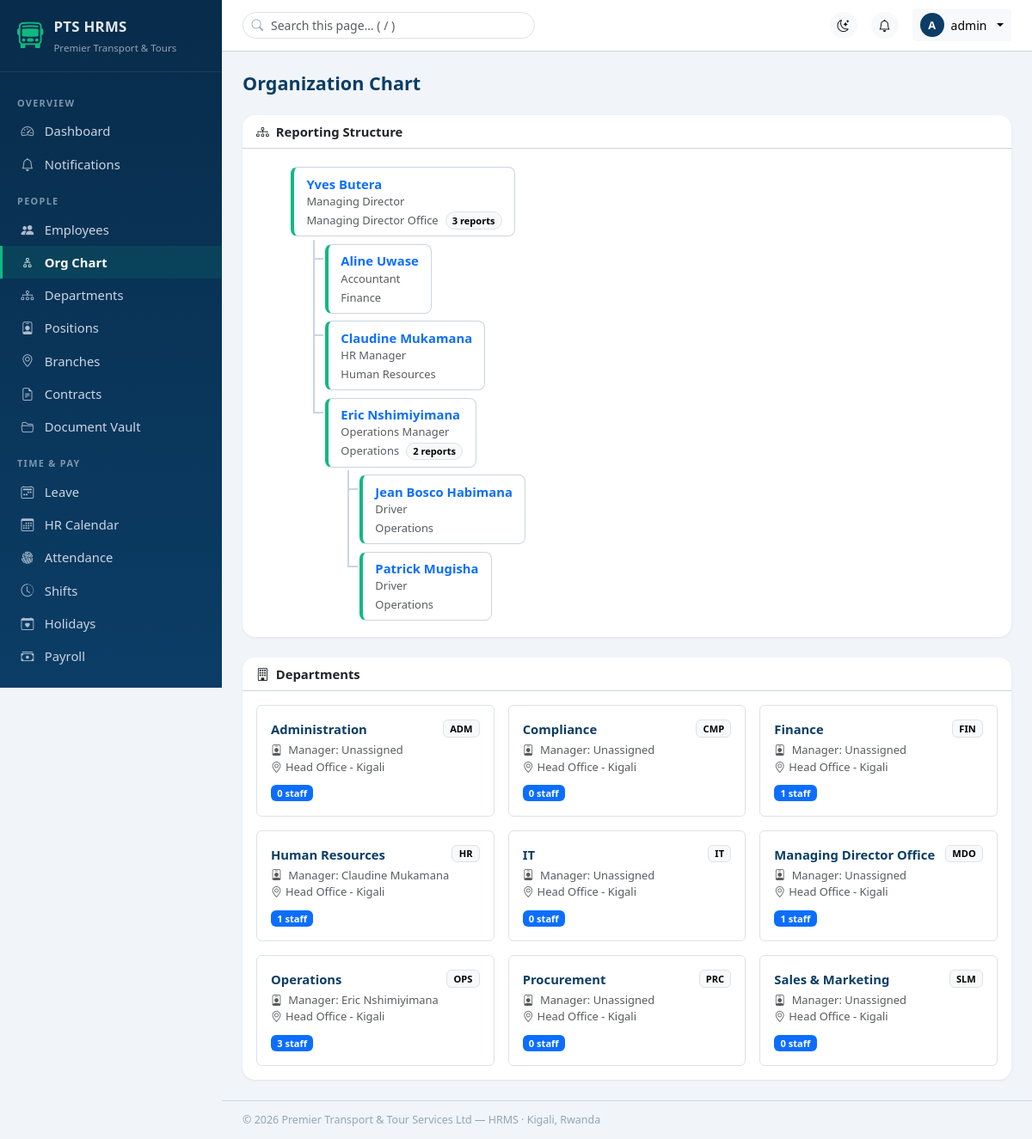
The page /org-chart (signed in) on the database its author committed.
### tables this page shows
CREATE TABLE users (
  id                 INT UNSIGNED AUTO_INCREMENT PRIMARY KEY,
  employee_id        INT UNSIGNED NULL,             
  role_id            INT UNSIGNED NOT NULL,
  username           VARCHAR(60)  NOT NULL UNIQUE,
  email              VARCHAR(150) NOT NULL UNIQUE,
  password_hash      VARCHAR(255) NOT NULL,
  api_key            CHAR(64)     NULL UNIQUE,      
  two_factor_enabled TINYINT(1)   NOT NULL DEFAULT 0,
  two_factor_code    VARCHAR(255) NULL,             
  two_factor_expires DATETIME     NULL,
  password_changed_at DATETIME    NULL,             
  failed_attempts    TINYINT UNSIGNED NOT NULL DEFAULT 0,
  locked_until       DATETIME     NULL,
  last_login_at      DATETIME     NULL,
  last_login_ip      VARCHAR(45)  NULL,
  is_active          TINYINT(1)   NOT NULL DEFAULT 1,
  created_at         DATETIME NOT NULL DEFAULT CURRENT_TIMESTAMP,
  updated_at         DATETIME NOT NULL DEFAULT CURRENT_TIMESTAMP ON UPDATE CURRENT_TIMESTAMP,
  CONSTRAINT fk_users_role FOREIGN KEY (role_id) REFERENCES roles(id)
);

CREATE TABLE employees (
  id                 INT UNSIGNED AUTO_INCREMENT PRIMARY KEY,
  employee_no        VARCHAR(20)  NOT NULL UNIQUE,         
  photo_path         VARCHAR(255) NULL,
  first_name         VARCHAR(80)  NOT NULL,
  last_name          VARCHAR(80)  NOT NULL,
  national_id        VARCHAR(30)  NULL UNIQUE,
  passport_no        VARCHAR(30)  NULL,
  gender             ENUM('male','female') NOT NULL,
  date_of_birth      DATE NULL,
  marital_status     ENUM('single','married','divorced','widowed') NULL,
  nationality        VARCHAR(60)  NOT NULL DEFAULT 'Rwandan',
  blood_group        ENUM('A+','A-','B+','B-','AB+','AB-','O+','O-') NULL,
  phone              VARCHAR(30)  NULL,
  email              VARCHAR(150) NULL UNIQUE,
  emergency_name     VARCHAR(120) NULL,
  emergency_phone    VARCHAR(30)  NULL,
  emergency_relation VARCHAR(60)  NULL,
  address            VARCHAR(255) NULL,
  department_id      INT UNSIGNED NULL,
  position_id        INT UNSIGNED NULL,
  branch_id          INT UNSIGNED NULL,
  manager_id         INT UNSIGNED NULL,                    
  employment_type    ENUM('permanent','contract','casual','intern','consultant') NOT NULL DEFAULT 'permanent',
  date_hired         DATE NOT NULL,
  probation_end      DATE NULL,
  confirmation_date  DATE NULL,
  status             ENUM('active','suspended','terminated','retired','resigned') NOT NULL DEFAULT 'active',
  status_date        DATE NULL,
  basic_salary       DECIMAL(14,2) NOT NULL DEFAULT 0,
  bank_name          VARCHAR(100) NULL,
  bank_account       VARCHAR(50)  NULL,
  tin_number         VARCHAR(30)  NULL,
  rssb_number        VARCHAR(30)  NULL,
  medical_insurer    VARCHAR(100) NULL,
  medical_policy_no  VARCHAR(50)  NULL,
  medical_expiry     DATE NULL,
  is_driver          TINYINT(1) NOT NULL DEFAULT 0,
  created_by         INT UNSIGNED NULL,
  created_at         DATETIME NOT NULL DEFAULT CURRENT_TIMESTAMP,
  updated_at         DATETIME NOT NULL DEFAULT CURRENT_TIMESTAMP ON UPDATE CURRENT_TIMESTAMP,
  CONSTRAINT fk_emp_dept    FOREIGN KEY (department_id) REFERENCES departments(id) ON DELETE SET NULL,
  CONSTRAINT fk_emp_pos     FOREIGN KEY (position_id)   REFERENCES positions(id)   ON DELETE SET NULL,
  CONSTRAINT fk_emp_branch  FOREIGN KEY (branch_id)     REFERENCES branches(id)    ON DELETE SET NULL,
  CONSTRAINT fk_emp_manager FOREIGN KEY (manager_id)    REFERENCES employees(id)   ON DELETE SET NULL,
  INDEX idx_emp_status (status),
  INDEX idx_emp_dept (department_id),
  INDEX idx_emp_name (last_name, first_name),
  INDEX idx_emp_dob (date_of_birth)
);

CREATE TABLE positions (
  id            INT UNSIGNED AUTO_INCREMENT PRIMARY KEY,
  department_id INT UNSIGNED NOT NULL,
  title         VARCHAR(120) NOT NULL,
  reports_to    INT UNSIGNED NULL,                 
  salary_min    DECIMAL(14,2) NULL,
  salary_max    DECIMAL(14,2) NULL,
  description   TEXT NULL,
  is_active     TINYINT(1) NOT NULL DEFAULT 1,
  created_at    DATETIME NOT NULL DEFAULT CURRENT_TIMESTAMP,
  CONSTRAINT fk_pos_dept FOREIGN KEY (department_id) REFERENCES departments(id),
  CONSTRAINT fk_pos_parent FOREIGN KEY (reports_to) REFERENCES positions(id) ON DELETE SET NULL,
  INDEX idx_pos_dept (department_id)
);

CREATE TABLE departments (
  id          INT UNSIGNED AUTO_INCREMENT PRIMARY KEY,
  branch_id   INT UNSIGNED NULL,
  name        VARCHAR(100) NOT NULL UNIQUE,        
  code        VARCHAR(20)  NOT NULL UNIQUE,
  manager_id  INT UNSIGNED NULL,                   
  parent_id   INT UNSIGNED NULL,                   
  description VARCHAR(255) NULL,
  is_active   TINYINT(1) NOT NULL DEFAULT 1,
  created_at  DATETIME NOT NULL DEFAULT CURRENT_TIMESTAMP,
  CONSTRAINT fk_dept_branch FOREIGN KEY (branch_id) REFERENCES branches(id) ON DELETE SET NULL,
  CONSTRAINT fk_dept_parent FOREIGN KEY (parent_id) REFERENCES departments(id) ON DELETE SET NULL
);

CREATE TABLE branches (
  id         INT UNSIGNED AUTO_INCREMENT PRIMARY KEY,
  name       VARCHAR(100) NOT NULL,
  location   VARCHAR(150) NULL,
  phone      VARCHAR(30)  NULL,
  is_active  TINYINT(1) NOT NULL DEFAULT 1,
  created_at DATETIME NOT NULL DEFAULT CURRENT_TIMESTAMP
);

### app/Core/View.php (called while the page is built, shortened)
<?php
class View
{
    public static function render(string $view, array $data = [], bool $bare = false): void
    {
        extract($data, EXTR_SKIP);
        $viewFile = APP_PATH . '/Views/' . $view . '.php';
        require $viewFile;
        $content = ob_get_clean();
        require APP_PATH . '/Views/layouts/main.php';
    }
}

### app/Core/Controller.php (called while the page is built, shortened)
<?php
abstract class Controller
{
    protected function view(string $view, array $data = []): void
    {
        View::render($view, $data);
    }
}

### app/Controllers/OrgChartController.php (called while the page is built, shortened)
<?php
class OrgChartController extends Controller
{
    public function index(): void
    {
        $departments = Database::fetchAll(
            "SELECT d.*, b.name AS branch,
                    CONCAT(m.first_name,' ',m.last_name) AS manager_name,
                    (SELECT COUNT(*) FROM employees e
                      WHERE e.department_id = d.id AND e.status = 'active') AS headcount
             FROM departments d
             LEFT JOIN branches b ON b.id = d.branch_id
             LEFT JOIN employees m ON m.id = d.manager_id
             WHERE d.is_active = 1
             ORDER BY d.name"
        );
        $employees = Database::fetchAll(
            "SELECT e.id, e.manager_id, CONCAT(e.first_name,' ',e.last_name) AS name,
                    e.employee_no, e.photo_path, p.title AS position, d.name AS department
             FROM employees e
             LEFT JOIN positions p ON p.id = e.position_id
             LEFT JOIN departments d ON d.id = e.department_id
             WHERE e.status = 'active'
             ORDER BY e.first_name"
        );
        $children = [];
        foreach ($employees as $emp) {
            $children[(int) ($emp['manager_id'] ?? 0)][] = $emp;
        }
        $this->view('orgchart/index', [
            'departments' => $departments,
            'children' => $children,
        ]);
    }
}

### app/Core/App.php (called while the page is built, shortened)
<?php
class App
{
    public function run(): void
    {
        $path = parse_url($_SERVER['REQUEST_URI'] ?? '/', PHP_URL_PATH) ?: '/';
        $segments = array_values(array_filter(explode('/', trim($path, '/'))));
        $module = $segments[0] ?? 'dashboard';
        $isPost = ($_SERVER['REQUEST_METHOD'] ?? 'GET') === 'POST';
        [$id, $action] = $this->parseTail(array_slice($segments, 1));
        $controller = $this->resolveController($module);
        $method = $this->resolveMethod($isPost, $id, $action);
        $id !== null ? $controller->$method($id) : $controller->$method();
    }
    private function parseTail(array $tail): array
    {
        $id = null;
        $action = null;
        return [$id, $action];
    }
    private function resolveMethod(bool $isPost, ?int $id, ?string $action): string
    {
        return $id !== null ? 'show' : 'index';
    }
    private function resolveController(string $module): ?object
    {
        $studly = str_replace(' ', '', ucwords(str_replace('-', ' ', $module)));
        $singular = preg_replace('/ies$/', 'y', $studly);
        $singular = preg_replace('/s$/', '', $singular);
        foreach ([$studly, $singular] as $name) {
            $class = "App\\Controllers\\{$name}Controller";
            if (class_exists($class)) {
                return new $class();
            }
        }
        return null;
    }
}

### public/index.php (called while the page is built, shortened)
<?php
require APP_PATH . '/Core/Helpers.php';
$config = require APP_PATH . '/Config/config.php';
date_default_timezone_set($config['app']['timezone']);
(new App($config))->run();

### app/Core/Database.php (called while the page is built, shortened)
<?php
class Database
{
    private static ?PDO $pdo = null;
    private static array $config = [];
    public static function configure(array $config): void
    {
        self::$config = $config;
    }
    public static function pdo(): PDO
    {
        if (self::$pdo === null) {
            $c = self::$config;
            $dsn = sprintf(
                'mysql:host=%s;port=%s;dbname=%s;charset=%s',
                $c['host'], $c['port'], $c['database'], $c['charset']
            );
            self::$pdo = new PDO($dsn, $c['username'], $c['password'], [
                PDO::ATTR_ERRMODE            => PDO::ERRMODE_EXCEPTION,
                PDO::ATTR_DEFAULT_FETCH_MODE => PDO::FETCH_ASSOC,
                PDO::ATTR_EMULATE_PREPARES   => false,
            ]);
        }
        return self::$pdo;
    }
    public static function query(string $sql, array $params = []): \PDOStatement
    {
        $stmt = self::pdo()->prepare($sql);
        $stmt->execute($params);
        return $stmt;
    }
    public static function fetch(string $sql, array $params = []): ?array
    {
        $row = self::query($sql, $params)->fetch();
        return $row === false ? null : $row;
    }
    public static function fetchAll(string $sql, array $params = []): array
    {
        return self::query($sql, $params)->fetchAll();
    }
}

### app/Core/Helpers.php (called while the page is built, shortened)
<?php
function e(?string $value): string
{
    return htmlspecialchars((string) $value, ENT_QUOTES, 'UTF-8');
}
function url(string $path = ''): string
{
    return '/' . ltrim($path, '/');
}

### app/Core/Auth.php (called while the page is built, shortened)
<?php
class Auth
{
    public static function check(): bool
    {
        return isset($_SESSION['user_id']);
    }
    public static function id(): ?int
    {
        return isset($_SESSION['user_id']) ? (int) $_SESSION['user_id'] : null;
    }
    public static function user(): ?array
    {
        static $user = null;
        if ($user === null) {
            $user = Database::fetch(
                'SELECT u.*, r.name AS role_name, r.slug AS role_slug,
                        e.first_name, e.last_name, e.photo_path, e.id AS emp_id
                 FROM users u
                 JOIN roles r ON r.id = u.role_id
                 LEFT JOIN employees e ON e.id = u.employee_id
                 WHERE u.id = ?',
                [self::id()]
            );
        }
        return $user;
    }
}

### app/Views/orgchart/index.php (the view)
<?php
$renderNode = function (array $emp) use (&$renderNode, $children) {
    $reports = $children[(int) $emp['id']] ?? [];
    ?>
    <li>
      <div class="org-node">
        <a href="<?= url('employees/' . $emp['id']) ?>" class="text-decoration-none">
          <div class="fw-semibold"><?= e($emp['name']) ?></div>
        </a>
        <small class="text-muted d-block"><?= e($emp['position'] ?? '—') ?></small>
        <small class="text-muted"><?= e($emp['department'] ?? '') ?></small>
        <?php if ($reports): ?>
          <span class="badge rounded-pill text-bg-light border ms-1"><?= count($reports) ?> report<?= count($reports) > 1 ? 's' : '' ?></span>
        <?php endif ?>
      </div>
      <?php if ($reports): ?>
        <ul>
          <?php foreach ($reports as $report) { $renderNode($report); } ?>
        </ul>
      <?php endif ?>
    </li>
    <?php
};
?>
<h1 class="page-title mb-4">Organization Chart</h1>
<div class="card mb-4">
  <div class="card-header"><i class="bi bi-diagram-3 me-2"></i>Reporting Structure</div>
  <div class="card-body org-tree-wrap">
    <?php if (empty($children[0])): ?>
      <p class="text-muted small mb-0">No employees without a manager found — assign top-level
        managers on employee records to build the tree.</p>
    <?php else: ?>
      <ul class="org-tree">
        <?php foreach ($children[0] as $root) { $renderNode($root); } ?>
      </ul>
    <?php endif ?>
  </div>
</div>
<div class="card">
  <div class="card-header"><i class="bi bi-building me-2"></i>Departments</div>
  <div class="card-body">
    <div class="row g-3">
      <?php foreach ($departments as $dept): ?>
        <div class="col-lg-4 col-md-6">
          <div class="border rounded p-3 h-100">
            <div class="d-flex justify-content-between align-items-start">
              <strong class="text-ocean"><?= e($dept['name']) ?></strong>
              <span class="badge text-bg-light border"><?= e($dept['code']) ?></span>
            </div>
            <div class="small text-muted mt-1">
              <i class="bi bi-person-badge me-1"></i>
              Manager: <?= e($dept['manager_name'] ?? 'Unassigned') ?>
            </div>
            <div class="small text-muted">
              <i class="bi bi-geo-alt me-1"></i><?= e($dept['branch'] ?? '—') ?>
            </div>
            <div class="mt-2">
              <span class="badge text-bg-primary"><?= (int) $dept['headcount'] ?> staff</span>
            </div>
          </div>
        </div>
      <?php endforeach ?>
    </div>
  </div>
</div>

### app/Views/layouts/main.php (shortened to what this page needs)
<?php
$user = Auth::user();
$currentModule = explode('/', trim(parse_url($_SERVER['REQUEST_URI'], PHP_URL_PATH), '/'))[0] ?: 'dashboard';
?>
<!doctype html>
<html lang="en" data-bs-theme="light">
<head>
<link href="/assets/vendor/bootstrap.min.css" rel="stylesheet">
<link href="/assets/vendor/bootstrap-icons.min.css" rel="stylesheet">
<link href="/assets/vendor/dataTables.bootstrap5.min.css" rel="stylesheet">
<link href="<?= url('assets/css/app.css') ?>" rel="stylesheet">
</head>
<body>
<div class="hrms-shell">
  <aside class="hrms-sidebar" id="sidebar">
    <div class="hrms-brand">
      <i class="bi bi-bus-front"></i>
      <div>
        <strong>PTS HRMS</strong>
        <small>Premier Transport &amp; Tours</small>
      </div>
    </div>
    <nav class="hrms-nav">
      <?php foreach ($nav as $group => $items): ?>
        <?php
        $visible = array_filter($items, fn($i) => $i[3] === null || Auth::can($i[3]));
        ?>
        <div class="hrms-nav-group"><?= e($group) ?></div>
        <?php foreach ($visible as [$path, $icon, $labelText]): ?>
          <a href="<?= url($path) ?>" class="hrms-nav-link <?= $currentModule === $path ? 'active' : '' ?>">
            <i class="bi bi-<?= $icon ?>"></i><span><?= e($labelText) ?></span>
          </a>
        <?php endforeach ?>
      <?php endforeach ?>
    </nav>
  </aside>
  <div class="hrms-main">
    <header class="hrms-topbar">
      <div class="hrms-search d-none d-md-block">
        <i class="bi bi-search"></i>
        <input type="search" id="globalSearch" class="form-control form-control-sm"
               placeholder="Search this page… ( / )">
      </div>
      <div class="ms-auto d-flex align-items-center gap-3">
        <button class="btn btn-light btn-sm rounded-circle" id="themeToggle" title="Toggle dark mode">
          <i class="bi bi-moon-stars"></i>
        </button>
        <a href="<?= url('notifications') ?>" class="btn btn-light btn-sm rounded-circle position-relative" title="Notifications">
          <i class="bi bi-bell"></i>
        </a>
        <div class="dropdown">
          <button class="btn btn-light btn-sm dropdown-toggle d-flex align-items-center gap-2" data-bs-toggle="dropdown">
            <span class="hrms-avatar"><?= e(strtoupper(substr($user['username'] ?? 'U', 0, 1))) ?></span>
            <span class="d-none d-sm-inline">
              <?= e($user['first_name'] ? $user['first_name'] . ' ' . $user['last_name'] : $user['username']) ?>
            </span>
          </button>
        </div>
      </div>
    </header>
    <main class="hrms-content">
      <?= $content ?>
    </main>
    <footer class="hrms-footer">
      © <?= date('Y') ?> Premier Transport &amp; Tour Services Ltd — HRMS · Kigali, Rwanda
    </footer>
  </div>
</div>
</body>
</html>

### rows shown on the page
users: username "A", username "admin"
employees: name "Yves Butera", position.title "Managing Director", department.name "Managing Director Office", id "3"
employees: name "Aline Uwase", position.title "Accountant", department.name "Finance"
employees: name "Claudine Mukamana", position.title "HR Manager", department.name "Human Resources"
employees: name "Eric Nshimiyimana", position.title "Operations Manager", department.name "Operations", id "2"
employees: name "Jean Bosco Habimana", position.title "Driver", department.name "Operations"
employees: name "Patrick Mugisha", position.title "Driver", department.name "Operations"
departments: name "Administration", code "ADM", manager_name "Unassigned", branch.name "Head Office - Kigali", headcount "0"
departments: name "Compliance", code "CMP", manager_name "Unassigned", branch.name "Head Office - Kigali", headcount "0"
departments: name "Finance", code "FIN", manager_name "Unassigned", branch.name "Head Office - Kigali", headcount "1"
departments: name "Human Resources", code "HR", manager_name "Claudine Mukamana", branch.name "Head Office - Kigali", headcount "1"
departments: name "IT", code "IT", manager_name "Unassigned", branch.name "Head Office - Kigali", headcount "0"
departments: name "Managing Director Office", code "MDO", manager_name "Unassigned", branch.name "Head Office - Kigali", headcount "1"
departments: name "Operations", code "OPS", manager_name "Eric Nshimiyimana", branch.name "Head Office - Kigali", headcount "3"
departments: name "Procurement", code "PRC", manager_name "Unassigned", branch.name "Head Office - Kigali", headcount "0"
departments: name "Sales & Marketing", code "SLM", manager_name "Unassigned", branch.name "Head Office - Kigali", headcount "0"

### other values the page prints
$group "OVERVIEW"
$labelText "Dashboard"
$labelText "Notifications"
$group "PEOPLE"
$labelText "Employees"
$labelText "Org Chart"
$labelText "Departments"
$labelText "Positions"
$labelText "Branches"
$labelText "Contracts"
$labelText "Document Vault"
$group "TIME & PAY"
$labelText "Leave"
$labelText "HR Calendar"
$labelText "Attendance"
